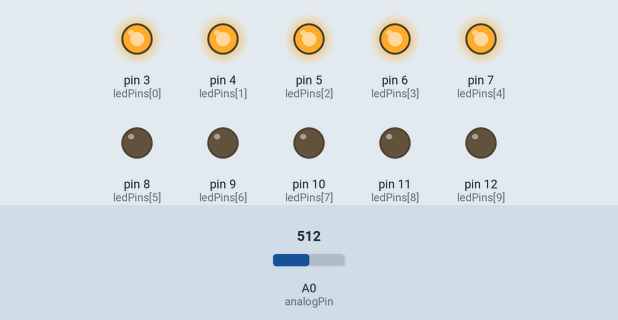
Bench run of a sketch on a simulated Arduino Uno, built with avr-gcc and run on an emulated ATmega328P. Parts: output pins drawn as LEDs (lit = HIGH). The test bench sets the inputs (shaded band); at power-on: A0 (analogPin) = 512.

Above: at 1.2 s.
1.3 s: A0 (analogPin) set to 601
2.8 s: A0 (analogPin) set to 624
At 3.3 s:
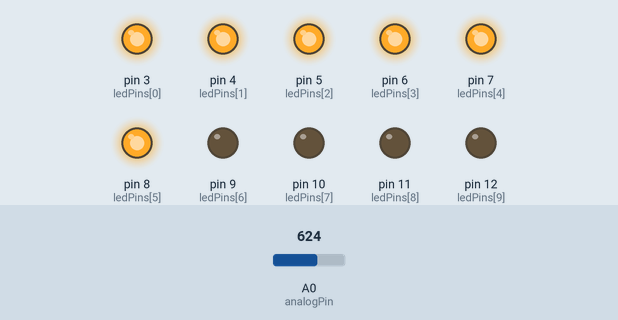
4.3 s: A0 (analogPin) set to 511
At 5.5 s:
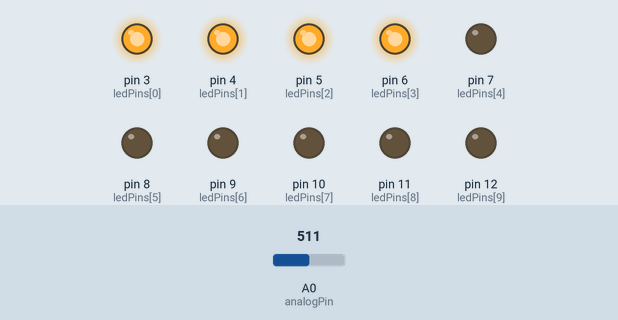
5.8 s: A0 (analogPin) set to 417
7.3 s: A0 (analogPin) set to 398
At 7.9 s:
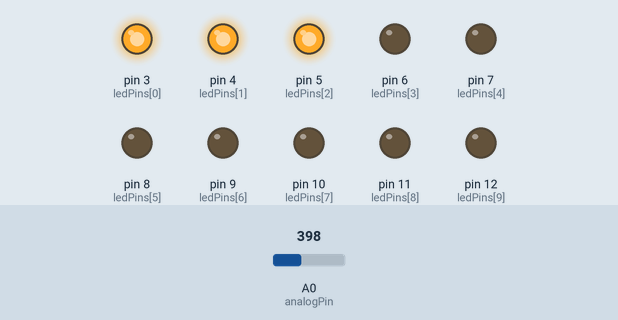
8.8 s: A0 (analogPin) set to 716
At 9.1 s:
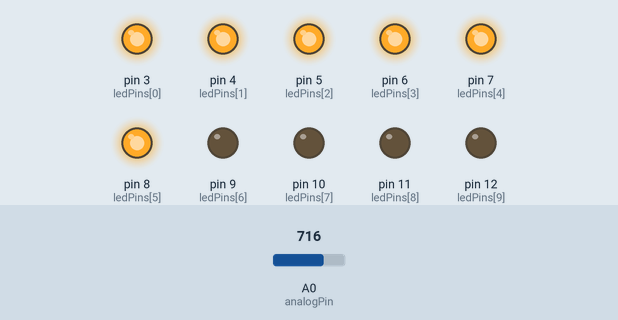
Timing chart, 0 to 11.3 s (numbered marks = the images above; inputs shaded):
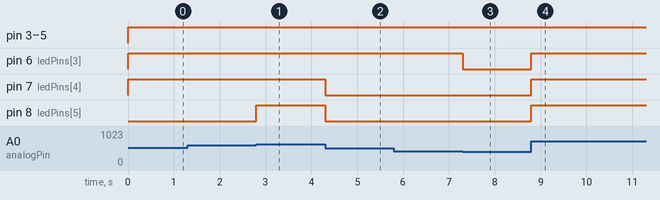

The sketch:

10Led1.ino
```cpp
const int analogPin = A0;   // Cong bien tro
const int ledCount = 10;    // So den led

int ledPins[] = {
  3, 4, 5, 6, 7, 8, 9, 10, 11, 12
};   // Cac cong led


void setup() {
  // Tung cong den led la cong OUTPUT:
  for (int thisLed = 0; thisLed < ledCount; thisLed++) {
    pinMode(ledPins[thisLed], OUTPUT);
  }
}

void loop() {
  // Doc gia tri cua bien tro:
  int sensorReading = analogRead(analogPin);
  // Chan A0 co gia tri trong khoang 0 -> 1023, ta anh xa sang
  // 0 -> so den led:
  int ledLevel = map(sensorReading, 0, 1023, 0, ledCount);


  for (int thisLed = 0; thisLed < ledCount; thisLed++) {
    // Neu led < ledLevel thi bat led
    if (thisLed < ledLevel) {
      digitalWrite(ledPins[thisLed], HIGH);
    }
    else {
      digitalWrite(ledPins[thisLed], LOW);
    }
  }
}
```

Measured:
- the behaviour switches between 613 and 614 on A0 (analogPin) (found by bisection; images 0 and 1)
- the behaviour switches between 410 and 409 on A0 (analogPin) (found by bisection; images 2 and 3)
- after the input at 1.3 s, every drawn part: stays the same
- after the input at 2.8 s, pin 8 (ledPins[5]): LOW → HIGH at once
- after the input at 4.3 s, pin 7 (ledPins[4]), pin 8 (ledPins[5]): HIGH → LOW at once
- after the input at 5.8 s, every drawn part: stays the same
- after the input at 7.3 s, pin 6 (ledPins[3]): HIGH → LOW at once
- after the input at 8.8 s, pin 6 (ledPins[3]), pin 7 (ledPins[4]), pin 8 (ledPins[5]): LOW → HIGH at once
